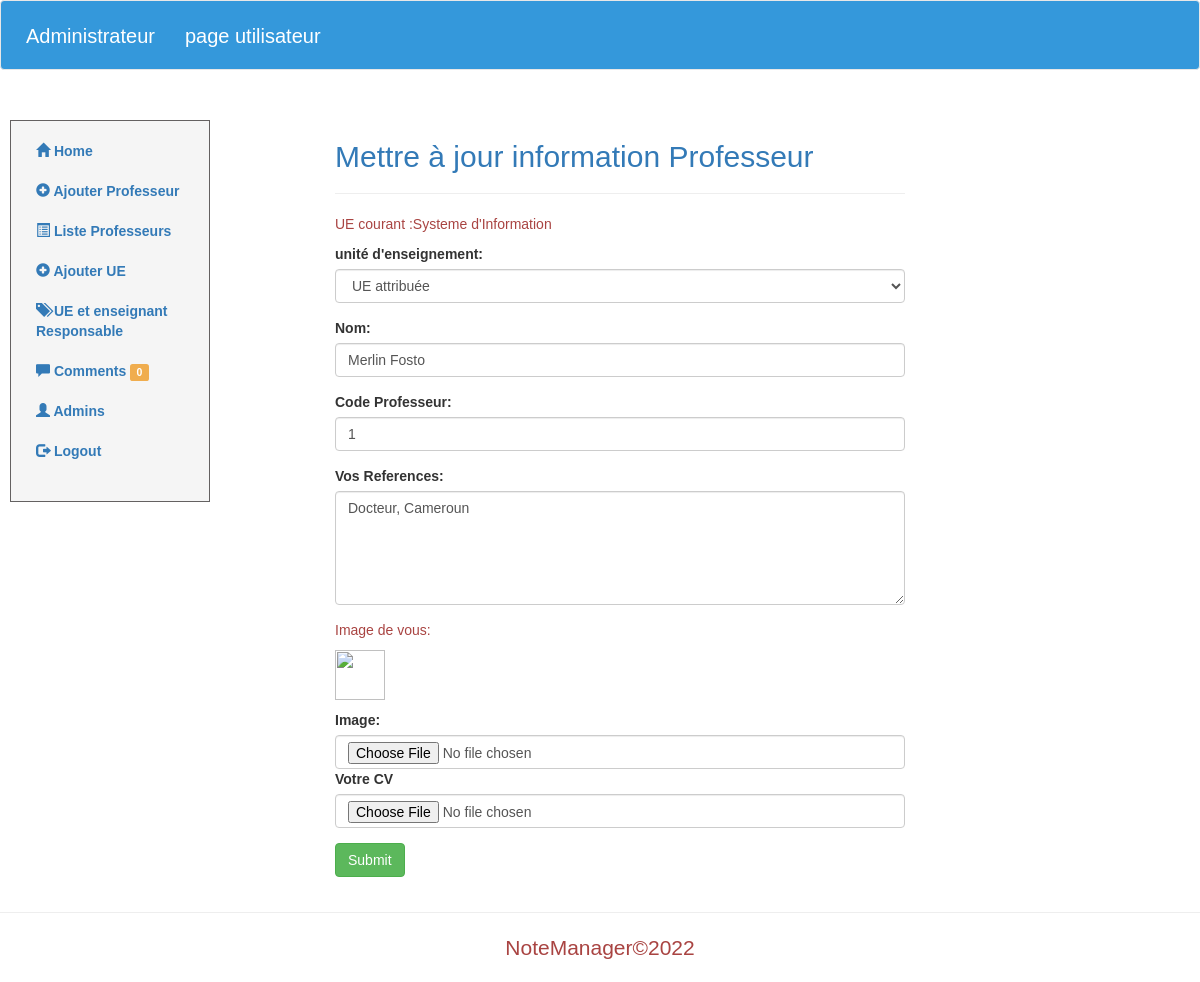
The app's page /admin/editPost.php?id=1 (signed in) with its own data.
### tables this page shows
CREATE TABLE `module` (
  `id` int DEFAULT '1',
  `name` varchar(45) NOT NULL,
  `level` varchar(2) NOT NULL,
  `codeu` varchar(7) NOT NULL,
  `added_by` varchar(255) DEFAULT NULL,
  `filiere` varchar(20) NOT NULL,
  `professeur_id` int DEFAULT NULL,
  `tp` tinyint(1) NOT NULL DEFAULT '0',
  PRIMARY KEY (`codeu`,`filiere`),
  KEY `fk_module_professeurs1_idx` (`professeur_id`),
  CONSTRAINT `fk_module_professeurs1` FOREIGN KEY (`professeur_id`) REFERENCES `professeurs` (`id`)
);

CREATE TABLE `professeurs` (
  `id` int NOT NULL AUTO_INCREMENT,
  `category_id` int DEFAULT NULL,
  `title` varchar(200) NOT NULL,
  `codep` varchar(200) NOT NULL,
  `body` varchar(45) DEFAULT NULL,
  `image` varchar(255) DEFAULT NULL,
  `cv` varchar(255) DEFAULT NULL,
  `author` varchar(200) DEFAULT 'admin',
  `created` varchar(255) DEFAULT NULL,
  `sexe` char(1) DEFAULT NULL,
  `email` varchar(45) NOT NULL,
  `reference` varchar(20) DEFAULT 'professeur',
  PRIMARY KEY (`id`),
  UNIQUE KEY `email_UNIQUE` (`email`)
);

### admin/editPost.php (the view, shortened to what this page needs)
<?php include('includes/header.php');?>
<?php
$id = mysqli_escape_string($con,$_GET['id']);
$query = "SELECT * FROM professeurs WHERE id='$id'";
if(mysqli_query($con,$query)){
    $result = mysqli_query($con,$query);
    $post = $result->fetch_assoc();
}
function getCat($con,$post_id){
    $getCatQuery = "SELECT * FROM module WHERE id='$post_id'";
    mysqli_query($con,$getCatQuery);
    $result = mysqli_query($con,$getCatQuery);
    return $category = $result->fetch_assoc();
}
$category = getCat($con,$post['category_id']);
?>
<div class="container-fluid">
    <div class="row" style="margin-top: 30px;">
        <div class="col-sm-3 col-md-2 sidebar">
           <?php include('includes/sidebar.php');?>
        </div>
            <div class="col-sm-6 col-md-6 col-md-offset-1 col-sm-offset-1 main">
            <h2 class="sub-header text-primary">Mettre à jour information Professeur</h2>
            <hr>
                <form action="editPost.php?id=<?php echo $post['id'];?>" method="post" enctype="multipart/form-data">
                    <div class="form-group">
                        <p><span class="text-danger">UE courant :<?php echo $category['name'];?></span></p>
                        <label for="categorie">unité d'enseignement:</label>
                        <select name="categorie" id="categorie" class="form-control">
                            <option  selected="" disabled>UE attribuée</option>
                        </select>
                    </div>
                    <div class="form-group">
                        <label for="title">Nom:</label>
                        <input type="text" class="form-control" name="title" id="title" placeholder="Title" value="<?php echo $post['title'];?>">
                    </div>
                    <div class="form-group">
                        <label for="title">Code Professeur:</label>
                        <input type="text" class="form-control" name="codep" id="title" placeholder="Title" value="<?php echo $post['codep'];?>">
                    </div>
                    <div class="form-group">
                        <label for="body">Vos References:</label>
                        <textarea  class="form-control" rows="5" cols="30" name="body" id="body" placeholder="Body"><?php echo $post['body'];?></textarea>
                    </div>
                    <p><span class="text-danger">Image de vous:</p>
                    <p><img src="images/<?php echo $post['image'];?>" alt="" width="50" height="50"></p>
                    <div class="form-group">
                        <label for="image">Image:</label>
                        <input type="file" class="form-control" name="image" id="image">
                        <label for="cv">Votre CV</label>
                        <input type="file" class="form-control" name="cv" id="cv">
                    </div>
                    <div class="form-group">
                        <button type="submit" class="btn btn-success" name="submit">Submit</button>
                    </div>
                </form>
            </div>
        </div>
    </div>
<?php include('includes/footer.php');?>

### includes/css/style.css (style rules this page uses)
body { font-family: Verdana, Geneva, Tahoma, sans-serif; }
.sidebar { background: #F5F5F5; padding: 10px; margin-left: 10px; margin-right: 10px; border: 1px solid #646161; font-weight: bold; }

### records on screen
module: name "Systeme d'Information"
professeurs: title "Merlin Fosto", codep "1", body "Docteur, Cameroun"

### other values on screen
$unpublishedComments "0"
